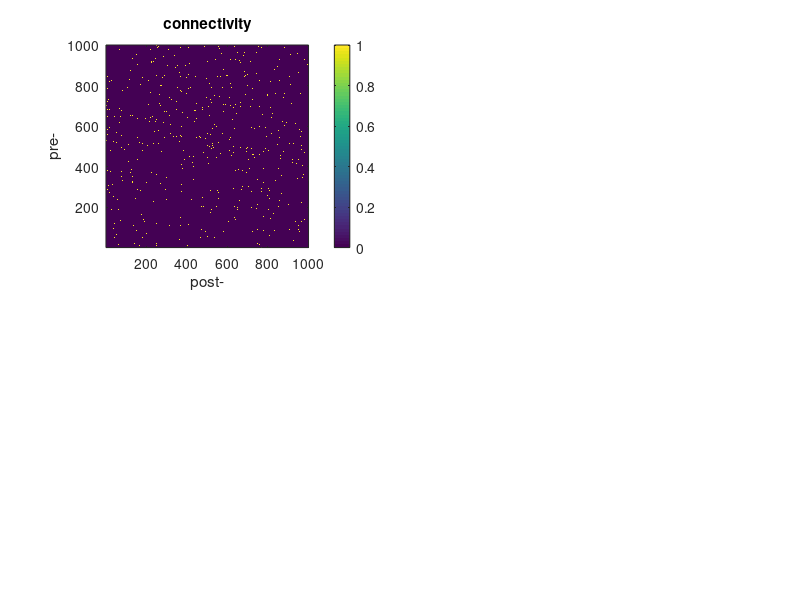

The MATLAB source for this figure: (Note: this script raises an error after producing the figure.)
% simulation.m
% simulation of networks
% Written by Harang Ju. January 29, 2018.

%% Parameters
N = 1e3; % number of nodes
frac_conn = 1e-2; % fraction connectivity
step_size = 1; % time, unitless
t_final = 1e3;
activity = 1e-3;
fire_threshold = 1;

%% Initialize
X = zeros(N,1); % system state, [N X 1]
A = rand(N) < frac_conn; % system connectivity, [pre X post]
A = A & ~diag(ones(N,1)); % prevent recursive connectivity
B = ones(N,1); % system input connectivity, [N X 1]
u = zeros(N,1); % system input, [N X 1]

%% Simulation
X_t = zeros(N,t_final/step_size);
u_t = zeros(size(X_t));
for t = 1 : t_final/step_size
    u = rand(N,1) < activity;
    u_t(:,t) = u;
    X = A' * X + B .* u;
    X_t(:,t) = X;
end

clear t

%% Plot
clf

subplot(2,2,1);
imagesc(A); title('connectivity')
set(gca,'YDir','normal')
xlabel('post-'); ylabel('pre-')
colorbar; axis square; prettify

x = (1:t_final/step_size) * step_size;
subplot(2,2,2); hold on
for i = 1 : N
    on = u_t(i,:) > 0;
    if max(on) == 0
        plot(0); continue
    end
    plot(x(on), i*on(on), '.', 'MarkerSize', 1)
end
title('inputs')
axis([0 t_final 0 N+0.5]); axis square
xlabel('trial'); ylabel('neuron');
hold off; prettify

subplot(2,2,3)
if N <= 50
    plot_network(A)
else
    durs = avalanche_duration(A, B);
    [n_durs, edges] = histcounts(durs, N/1e2);
    bar(edges(2:end), n_durs)
    xlabel('duration of avalanche'); ylabel('number of avalanches')
    title('avalanche duration')
    axis square; prettify
end

subplot(2,2,4); hold on
for i = 1 : N
    on = X_t(i,:) >= fire_threshold;
    if max(on) == 0
        plot(0); continue
    end
    on_u = u_t(i,:) > 0;
    plot(x(on), i*on(on), '.', 'MarkerSize', 1)
end
title('activity raster')
axis([0 t_final 0 N+0.5]); axis square
xlabel('trial'); ylabel('neuron');
hold off; prettify

clear x i on
